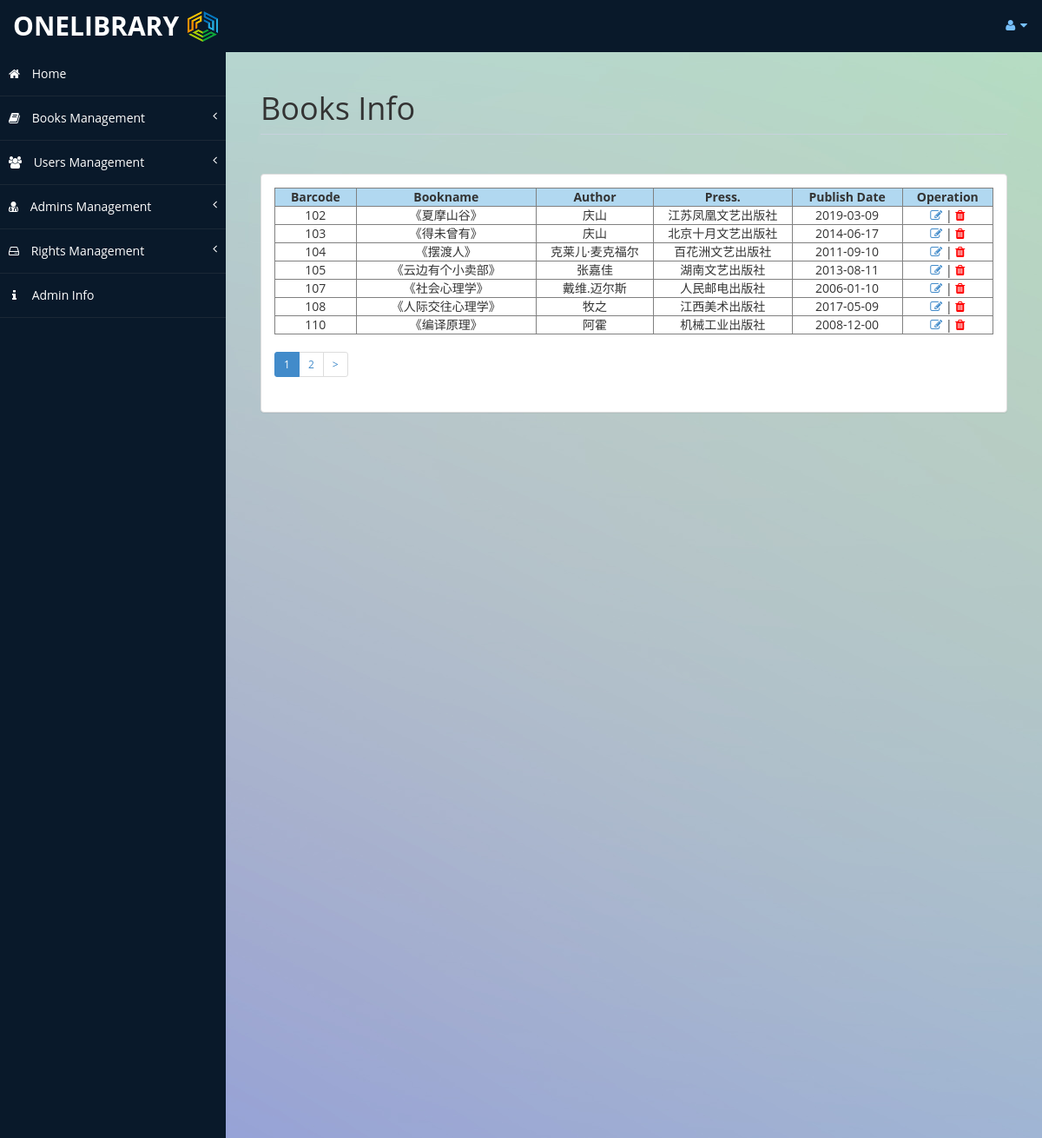
Screenshot of /AD/index.php/book/show_books with the database file from the repository.
### tables this page shows
CREATE TABLE `lib_bookinfo` (
  `id` int(10) unsigned NOT NULL AUTO_INCREMENT,
  `barcode` varchar(30) NOT NULL,
  `bookname` varchar(70) NOT NULL,
  `author` varchar(30) NOT NULL,
  `press` varchar(20) NOT NULL,
  `publish_date` date NOT NULL,
  `content` text NOT NULL,
  PRIMARY KEY (`id`) USING BTREE,
  KEY `barcode` (`barcode`)
);

### AD/application/controllers/Book.php (called while the page is built, shortened)
<?php
class Book extends CI_Controller
{
    public function __construct()
    {
        $this->load->library('session');
        $this->load->helper('url');
        $this->load->model('Book_model');
        $this->load->library('pagination');
        $this->load->library('form_validation');
    }
    public function show_books(){
        $page_size = 7;
        $page = $this->uri->segment(4);
        if($page == Null){
            $page = 1;
        }
        $offset = ($page - 1) * $page_size;
        $pageall = $this->Book_model->get_all();
        $config['base_url'] = '/Book/show_books/page/';
        $config['total_rows'] = $pageall['total'];
        $config['per_page'] = $page_size;
        $config['use_page_numbers'] = true;
        $config['first_link'] = 'First';
        $config['last_link'] = 'Last';
        $data['books'] = $this->Book_model->book_select_all($page_size,$offset);
        $this->pagination->initialize($config);
        $data['link'] = $this->pagination->create_links();
        $this->load->view('Books/show_books',$data);
    }
}

### AD/index.php (called while the page is built, shortened)
<?php
require_once BASEPATH.'core/CodeIgniter.php';

### AD/application/models/Book_model.php (called while the page is built, shortened)
<?php if (! defined('BASEPATH')) exit('No direct script access allowed');
class Book_model extends CI_Model
{
    public function book_select_all($limit, $offset){
        $query = $this->db->get(TBL_BOOKINFO, $limit, $offset);
        return $query->result_array();
    }
}

### AD/application/views/Books/show_books.php (the view, shortened to what this page needs)
<!DOCTYPE html>
<html xmlns="http://www.w3.org/1999/xhtml">
<head>
    <link href="/common/css/show1.css" rel="stylesheet" />
    <link href="/common/css/font-awesome.css" rel="stylesheet" />
    <link href="/common/css/custom-styles1.css" rel="stylesheet" />
</head>
<body>
    <div id="wrapper">
        <nav class="navbar navbar-default top-navbar" role="navigation">
            <div class="navbar-header">
                <a class="navbar-brand" href="/Secure/home">ONELibrary<img src="/common/images/logo.png"></a>
            </div>
            <ul class="nav navbar-top-links navbar-right">
                <li class="dropdown">
                    <a class="dropdown-toggle" data-toggle="dropdown" href="#" aria-expanded="false">
                        <i class="fa fa-user fa-fw"></i> <i class="fa fa-caret-down"></i>
                    </a>
                </li>
            </ul>
        </nav>
        <nav class="navbar-default navbar-side" role="navigation">
            <div class="sidebar-collapse">
                <ul class="nav" id="main-menu">
                    <li>
                        <a href="/Secure/home"><i class="fa fa-home"></i> Home</a>
                    </li>
                    <li>
                        <a><i class="fa fa-book"></i> Books Management<span class="fa arrow"></span></a>
                    </li>
                    <li>
                        <a><i class="fa fa-group"></i> Users Management<span class="fa arrow"></span></a>
                    </li>
                    <li>
                        <a><i class="fa fa-user-md"></i> Admins Management<span class="fa arrow"></span></a>
                    </li>
                    <li>
                        <a><i class="fa fa-hdd-o"></i> Rights Management<span class="fa arrow"></span></a>
                    </li>
                    <li>
                        <a href="/Profile/admin_info"><i class="fa fa-info" style="margin-left: 4px;margin-right: 14px;"></i> Admin Info</a>
                    </li>
                </ul>
            </div>
        </nav>
        <div id="page-wrapper" >
            <div id="page-inner">
				<div class="row">
                    <div class="col-md-12">
                        <h1 class="page-header">Books Info</h1>
                    </div>
                </div>
                <div class="panel panel-default">
                    <div class="panel-body">
                        <div class="table-responsive">
                            <table border="1" cellpadding="0">
  								<tr style="background-color: #7dbfe699;">
    								<th width="100" scope="col" class="text-center">Barcode</th>
    								<th width="230" scope="col" class="text-center">Bookname</th>
    								<th width="150" scope="col" class="text-center">Author</th>
    								<th width="180" scope="col" class="text-center">Press.</th>
    								<th width="140" scope="col" class="text-center">Publish Date</th>
    								<th width="110" scope="col" class="text-center">Operation</th>
    							</tr>
    							<?php foreach ($books as $book) { ?>
    							<tr>
    								<td class="text-center"><?php echo $book['barcode']; ?></td>
    								<td class="text-center">《<?php echo $book['bookname'] ;?>》</td>
    								<td class="text-center"><?php echo $book['author'] ;?></td>
    								<td class="text-center"><?php echo $book['press'] ;?></td>
    								<td class="text-center"><?php echo $book['publish_date'] ;?></td>
    								<td class="text-center"><a class="editBtn" data-id="<?php echo $book['id'];?>" href="javascript:void(0);"><span class="fa fa-edit"></span></a>&nbsp;|&nbsp;<a class="deleteBtn" data-id="<?php echo $book['id'];?>" href="javascript:void(0);"><span class="fa fa-trash" style="color: #ff0000;"></span></a></td>
    							</tr>
    							<?php } ?>
							</table>
                            <div>
                                <?php echo $link ?>
                            </div>
                        </div>
                    </div>
                </div>
            </div>
        </div>
</body>
</html>

### AD/application/libraries/pagination.php (shortened to what this page needs)
<?php
class CI_Pagination
{
    protected $base_url = 'dev.ad.com/Admin/show_books/';
    protected $prefix = '';
    protected $suffix = '';
    protected $total_rows = 0;
    protected $num_links = 2;
    public $per_page = 10;
    public $cur_page = 0;
    protected $use_page_numbers = FALSE;
    protected $next_link = FALSE;
    protected $uri_segment = 4;
    protected $full_tag_open = '<ul class="pagination pagination-sm">';
    protected $full_tag_close = '</ul>';
    protected $first_url = '';
    protected $cur_tag_open = '<li class="active"><a href="javascript:;">';
    protected $cur_tag_close = '</a></li>';
    protected $next_tag_open = '<li>';
    protected $next_tag_close = '</li>';
    protected $num_tag_open = '<li>';
    protected $num_tag_close = '</li>';
    protected $page_query_string = FALSE;
    protected $query_string_segment = 'per_page';
    protected $display_pages = TRUE;
    protected $_attributes = '';
    protected $_link_types = array();
    protected $reuse_query_string = FALSE;
    protected $data_page_attr = 'data-ci-pagination-page';
    protected $CI;
    public function __construct($params = array())
    {
        $this->CI = &get_instance();
    }
    public function create_links()
    {
        $num_pages = (int)ceil($this->total_rows / $this->per_page);
        $this->num_links = (int)$this->num_links;
        if ($this->reuse_query_string === TRUE) {
            $get = $this->CI->input->get();
            unset($get['c'], $get['m'], $get[$this->query_string_segment]);
        } else {
            $get = array();
        }
        $base_url = trim($this->base_url);
        $first_url = $this->first_url;
        $query_string = '';
        $query_string_sep = (strpos($base_url, '?') === FALSE) ? '?' : '&';
        if ($this->page_query_string === TRUE) {
            if ($first_url === '') {
                $first_url = $base_url;
                if (!empty($get)) {
                    $first_url .= $query_string_sep . http_build_query($get);
                }
            }
            $base_url .= $query_string_sep . http_build_query(array_merge($get, array($this->query_string_segment => '')));
        } else {
            if ($first_url === '') {
                $first_url = $base_url . $query_string;
            }
            $base_url = rtrim($base_url, '/') . '/';
        }
        $base_page = ($this->use_page_numbers) ? 1 : 0;
        if ($this->page_query_string === TRUE) {
            $this->cur_page = $this->CI->input->get($this->query_string_segment);
        } elseif (empty($this->cur_page)) {
            $this->cur_page = $this->CI->uri->segment($this->uri_segment);
        } else {
            $this->cur_page = (string)$this->cur_page;
        }
        if (!ctype_digit($this->cur_page) OR ($this->use_page_numbers && (int)$this->cur_page === 0)) {
            $this->cur_page = $base_page;
        } else {
            $this->cur_page = (int)$this->cur_page;
        }
        $start = (($this->cur_page - $this->num_links) > 0) ? $this->cur_page - ($this->num_links - 1) : 1;
        $end = (($this->cur_page + $this->num_links) < $num_pages) ? $this->cur_page + $this->num_links : $num_pages;
        $output = '';
        if ($this->display_pages !== FALSE) {
            for ($loop = $start - 1; $loop <= $end; $loop++) {
                $i = ($this->use_page_numbers) ? $loop : ($loop * $this->per_page) - $this->per_page;
                $attributes = sprintf('%s %s="%d"', $this->_attributes, $this->data_page_attr, $loop);
                if ($i >= $base_page) {
                    if ($this->cur_page === $loop) {
                        $output .= $this->cur_tag_open . $loop . $this->cur_tag_close;
                    } elseif ($i === $base_page) {
                        $output .= $this->num_tag_open . '<a href="' . $first_url . '"' . $attributes . $this->_attr_rel('start') . '>' . $loop . '</a>' . $this->num_tag_close;
                    } else {
                        $append = $this->prefix . $i . $this->suffix;
                        $output .= $this->num_tag_open . '<a href="' . $base_url . $append . '"' . $attributes . '>' . $loop . '</a>' . $this->num_tag_close;
                    }
                }
            }
        }
        if ($this->next_link !== FALSE && $this->cur_page < $num_pages) {
            $i = ($this->use_page_numbers) ? $this->cur_page + 1 : $this->cur_page * $this->per_page;
            $attributes = sprintf('%s %s="%d"', $this->_attributes, $this->data_page_attr, $this->cur_page + 1);
            $output .= $this->next_tag_open . '<a href="' . $base_url . $this->prefix . $i . $this->suffix . '"' . $attributes . $this->_attr_rel('next') . '>' . $this->next_link . '</a>' . $this->next_tag_close;
        }
        $output = preg_replace('#([^:"])//+#', '\\1/', $output);
        return $this->full_tag_open . $output . $this->full_tag_close;
    }
    protected function _parse_attributes($attributes)
    {
        isset($attributes['rel']) OR $attributes['rel'] = TRUE;
        $this->_link_types = ($attributes['rel']) ? array('start' => 'start', 'prev' => 'prev', 'next' => 'next') : array();
        $this->_attributes = '';
    }
    protected function _attr_rel($type)
    {
        if (isset($this->_link_types[$type])) {
            unset($this->_link_types[$type]);
            return ' rel="' . $type . '"';
        }
        return '';
    }
}

### AD/common/css/custom-styles1.css (style rules this page uses)
body { font-family: 'Open Sans', sans-serif; }
#wrapper { width: 100%; background:#09192A; }
#page-wrapper { padding: 15px 15px; min-height: 600px; background:url(/common/images/b2.jpg) no-repeat center center; }
#page-inner { width:100%; margin:10px 20px 10px 0px; background-color:transparent; padding:10px; min-height:1200px; }
.text-center { text-align:center; }
h1, .h1, h2, .h2, h3, .h3 { margin-top: 7px; margin-bottom: -5px; }
.page-header { padding-bottom: 9px; margin: 10px 0 45px; border-bottom: 1px solid #C7D1DD; }
.top-navbar { margin:0px; }
.top-navbar .navbar-brand { color: #fff; width: 300px; text-align: left; height: 60px; font-size: 30px; font-weight: 700; text-transform: uppercase; line-height: 30px; }
img { width: 35px; height: 35px; margin-left: 10px; margin-top: -5px; }
.top-navbar .nav > li { position: relative; display: inline-block; }
.top-navbar .nav > li > a { position: relative; display: block; padding: 19px 15px; color: #77C0FD; }
.arrow { float: right; }
.fa.arrow:before { content: "\f104"; }
.sidebar-collapse , .sidebar-collapse .nav { background:none; }
.sidebar-collapse .nav { padding:0; }
.sidebar-collapse .nav > li > a { color:#fff; background:transparent; text-shadow:none; }
.sidebar-collapse > .nav > li > a { padding:15px 10px; }
.sidebar-collapse > .nav > li { border-bottom: 1px solid rgba(107, 108, 109, 0.19); }
.navbar-side { border:none; background-color: transparent; }
.top-navbar { background:#09192A; border-bottom:none; }
.top-navbar .nav > li > a > i { margin-right: 2px; }
.navbar-default { border:0px solid black; }
.navbar-header { background: #09192A; }
.nav > li > a > i { margin-right:10px; }
@media (min-width:768px) { #page-wrapper { margin: 0 0 0 260px; padding: 15px 30px; min-height: 1200px; } }
@media (min-width:768px) { .navbar-side { z-index: 1; position: absolute; width: 260px; } }
@media (min-width:768px) { .navbar { border-radius: 0px; } }

### rows the page displays
lib_bookinfo: barcode "102", bookname "夏摩山谷", author "庆山", press "江苏凤凰文艺出版社", publish_date "2019-03-09"
lib_bookinfo: barcode "103", bookname "得未曾有", author "庆山", press "北京十月文艺出版社", publish_date "2014-06-17"
lib_bookinfo: barcode "104", bookname "摆渡人", author "克莱儿·麦克福尔", press "百花洲文艺出版社", publish_date "2011-09-10"
lib_bookinfo: barcode "105", bookname "云边有个小卖部", author "张嘉佳", press "湖南文艺出版社", publish_date "2013-08-11"
lib_bookinfo: barcode "107", bookname "社会心理学", author "戴维.迈尔斯", press "人民邮电出版社", publish_date "2006-01-10"
lib_bookinfo: barcode "108", bookname "人际交往心理学", author "牧之", press "江西美术出版社", publish_date "2017-05-09"
lib_bookinfo: barcode "110", bookname "编译原理", author "阿霍", press "机械工业出版社", publish_date "2008-12-00"

### other values shown
$this->next_link ">"
